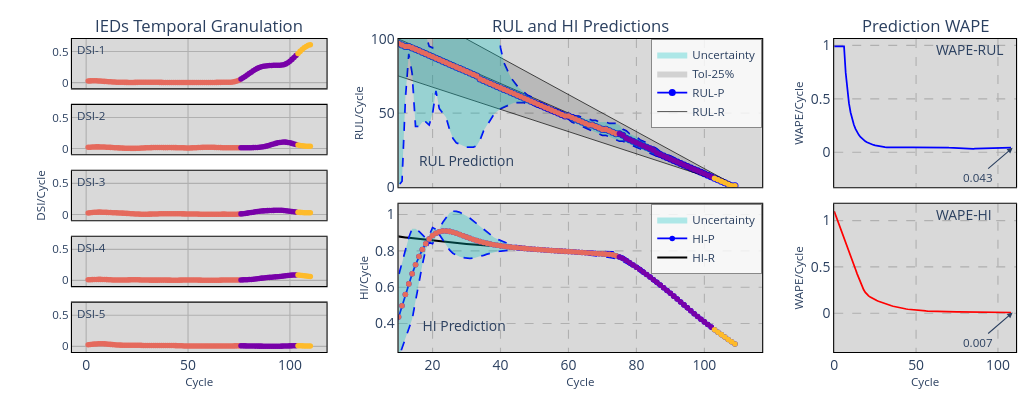

Notebook cell for this chart:
### Code cell
# Simulação final com o melhor rho encontrado (dfRho da célula anterior; sem ela, lê RHO_CSV)
pRho = LoadRho(dfRho if 'dfRho' in globals() else RHO_CSV)
print('rho:', {k: round(float(v), 6) for k, v in pRho.items()})
teda = Simulate(pRho)
Report(teda)
PlotSimulation(teda=teda,mode='ply',xi=10, yf=100,ftrs=5,dsi_mode='hide')
